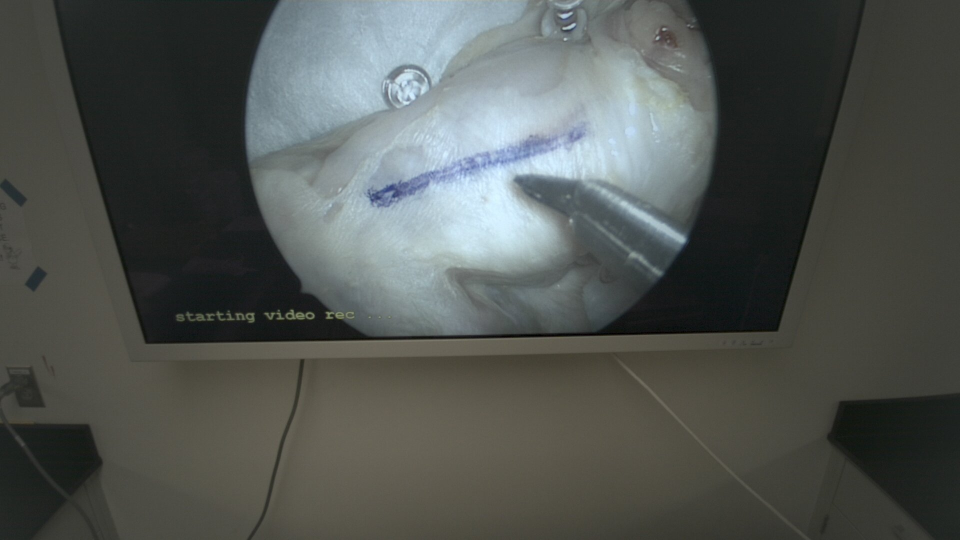
#> input picture data/raw/20231012T122519Z/snap0.jpg, 1920 x 1080 px (shown at 1/2 size)
$ python -i gaze_on_perspective_corrected_frames_refactored.py   (imports and definitions only)
#> lines starting #> are read from the running program, lines starting #| are printed output that depends on the picture
### src/logging_config.py
import logging
import sys
from logging.handlers import RotatingFileHandler

# [35 lines left out: function configure_logging, not called in this run]

def get_logger(name):
    """
    Returns a logger with the specified name.
    """
#> further down, picture is the input picture: shape (1080, 1920, 3); mean B, G, R 81.9, 85.3, 81.1
    return logging.getLogger(name)

### src/processing/gaze_on_perspective_corrected_frames_refactored.py
"""
gaze_on_perspective_corrected_frames_refactored.py - Modular gaze processing with perspective correction

This script performs the core "Perspective Correction" step.
Raw eye tracking video records the scene from the user's head, which moves.
To analyze gaze patterns (e.g., "is the user looking at the top-left corner?"),
we must stabilize the video to a fixed reference frame.

We use **ArUco markers** (square QR-code-like tags) placed at the corners of the workspace.
By detecting these markers, we calculate a "Homography Matrix" that transforms the moving
camera view into a flat, top-down view.
"""

import cv2
import numpy as np
import os
import gzip
import json
import csv
from tqdm import tqdm
from .utils import order_points, transform_gaze_point
import multiprocessing
import math
from ..logging_config import get_logger

logger = get_logger(__name__)


############################################
# Preprocessing toggle features
############################################

def enhance_contrast_and_sharpness(frame):
    """
    Enhance contrast and sharpness of the input frame.

    Why? Sometimes markers are hard to detect in poor lighting.
    Enhancing the image helps the ArUco detector find them.

    Args:
        frame: The original video frame (image).

    Returns:
        The enhanced frame.
    """
    # Convert to grayscale (simplifies processing)
    gray = cv2.cvtColor(frame, cv2.COLOR_BGR2GRAY)

    # Histogram Equalization spreads out the most frequent intensity values.
    # It increases global contrast.
    equalized = cv2.equalizeHist(gray)
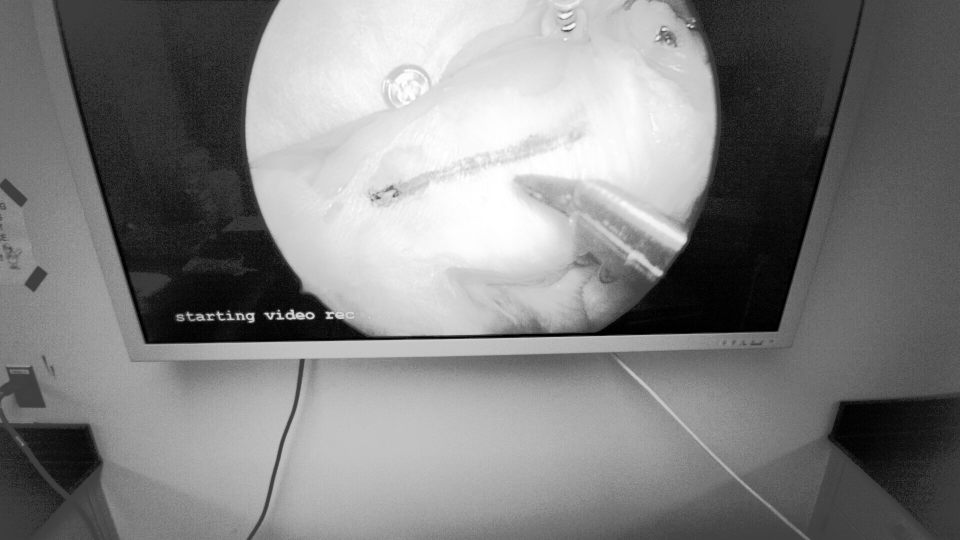
#> equalized: shape (1080, 1920) (shown at 1/2 size); min 0, max 255, mean 128.8

    # Convert back to BGR color space (OpenCV uses BGR, not RGB)
    enhanced_frame = cv2.cvtColor(equalized, cv2.COLOR_GRAY2BGR)

    # Apply a sharpening filter using a kernel convolution
    # This emphasizes edges, making marker borders crisper.
    kernel = np.array([[0, -1, 0],
                       [-1, 5, -1],
                       [0, -1, 0]])
    sharpened = cv2.filter2D(enhanced_frame, -1, kernel)
    return sharpened


# [360 lines left out: functions apply_preselected_parameters, find_outer_points, load_gaze_data, extract_timestamps_and_gaze_positions, find_and_order_average_points, _process_frame_chunk and 1 more, not called in this run]

>>> import cv2
>>> picture = cv2.imread('../../data/raw/20231012T122519Z/snap0.jpg')
>>> result = enhance_contrast_and_sharpness(picture)
